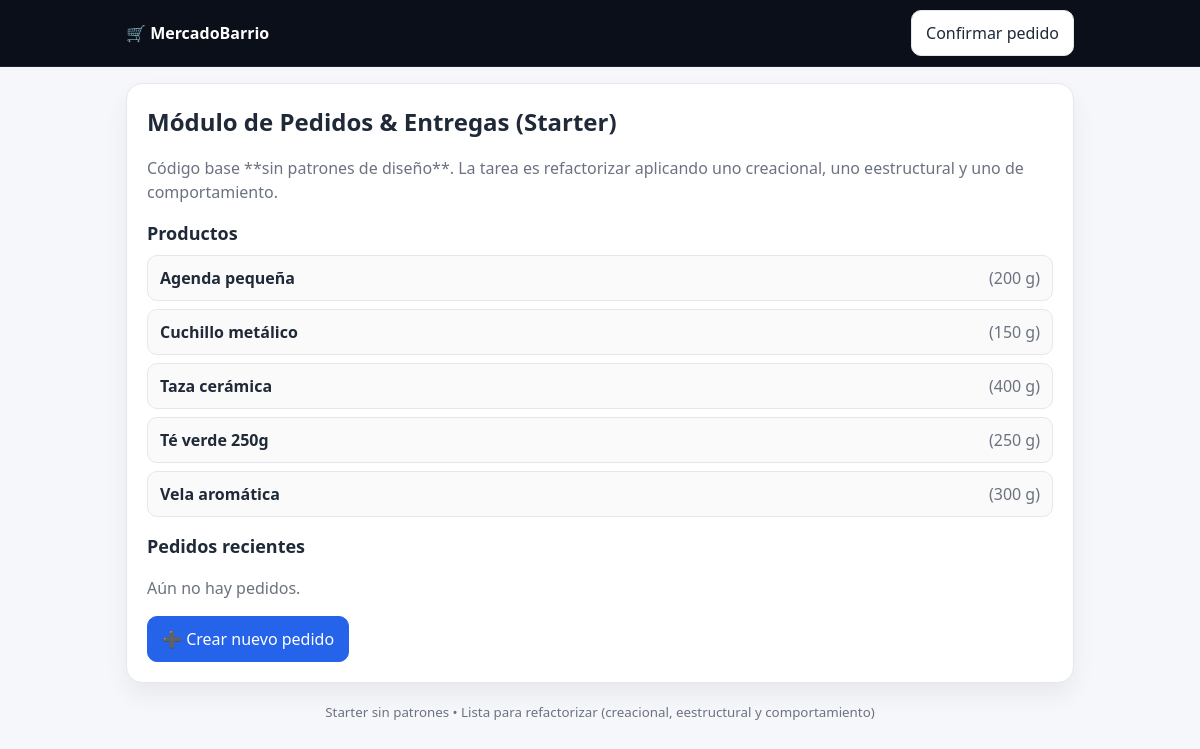
The page / on the database its author committed.
### tables this page shows
CREATE TABLE IF NOT EXISTS products ( id INT AUTO_INCREMENT PRIMARY KEY, sku VARCHAR(50) NOT NULL UNIQUE, name VARCHAR(100) NOT NULL, weight_grams INT NOT NULL DEFAULT 0, fragile TINYINT(1) NOT NULL DEFAULT 0 );

### app/db.php (called while the page is built)
<?php
function db(): PDO {
  static $pdo = null;
  if ($pdo) return $pdo;
  $dsn = 'mysql:host=' . DB_HOST . ';dbname=' . DB_NAME . ';charset=' . DB_CHARSET;
  $pdo = new PDO($dsn, DB_USER, DB_PASS, [
    PDO::ATTR_ERRMODE => PDO::ERRMODE_EXCEPTION,
    PDO::ATTR_DEFAULT_FETCH_MODE => PDO::FETCH_ASSOC,
  ]);
  return $pdo;
}

### app/functions.php (called while the page is built, shortened)
<?php
function products_all(): array {
  return db()->query("SELECT * FROM products ORDER BY name ASC")->fetchAll();
}

### views/home.php (the view, shortened to what this page needs)
<h1 class="h">Módulo de Pedidos & Entregas (Starter)</h1>
<p class="muted">Código base **sin patrones de diseño**. La tarea es refactorizar aplicando uno creacional, uno eestructural y uno de comportamiento.</p>
<h2 class="hh">Productos</h2>
<ul class="list">
<?php foreach ($products as $p): ?>
  <li class="list-item"><strong><?= htmlspecialchars($p['name']) ?></strong> <span class="muted">(<?= (int)$p['weight_grams'] ?> g)</span></li>
<?php endforeach; ?>
</ul>
<h2 class="hh">Pedidos recientes</h2>
<?php if (empty($recent)): ?>
  <p class="muted">Aún no hay pedidos.</p>
<?php endif; ?>
<div class="actions mt"><a class="btn primary" href="?r=order/create">➕ Crear nuevo pedido</a></div>

### index.php (shortened to what this page needs)
<?php
require_once __DIR__ . '/app/db.php';
require_once __DIR__ . '/app/functions.php';
function view(string $name, array $params = []) {
  include __DIR__ . '/views/layout.php';
}
$route = $_GET['r'] ?? 'home';
switch ($route) {
  case 'home':
    $products = products_all();
    view('home', compact('products','recent'));
    break;
}

### views/layout.php (shortened to what this page needs)
?><!doctype html>
<html lang="es">
<head>
  <link rel="stylesheet" href="assets/css/style.css">
</head>
<body>
<header class="topbar">
  <div class="container">
    <a class="brand" href="?r=home">🛒 MercadoBarrio</a>
    <nav class="nav"><a class="btn" href="?r=order/create">Confirmar pedido</a></nav>
  </div>
</header>
<main class="container">
  <section class="card"><?php include __DIR__ . '/' . $name . '.php'; ?></section>
  <footer class="muted center mt"><small>Starter sin patrones • Lista para refactorizar (creacional, eestructural y comportamiento)</small></footer>
</main>
</body>
</html>

### assets/css/style.css (style rules this page uses)
:root { --bg:#f6f7fb;--card:#fff;--text:#1f2937;--muted:#6b7280;--primary:#2563eb;--border:#e5e7eb }
* { box-sizing:border-box }
body { margin:0;background:var(--bg);color:var(--text);font:16px/1.5 system-ui,-apple-system,Segoe UI,Roboto,Ubuntu }
.container { max-width:980px;margin:0 auto;padding:16px }
.topbar { background:#0b0f19;color:#fff;border-bottom:1px solid rgba(255,255,255,.08) }
.topbar .container { display:flex;align-items:center;justify-content:space-between;gap:12px;padding-top:10px;padding-bottom:10px }
.brand { color:#fff;text-decoration:none;font-weight:800 }
.nav { display:flex;gap:10px }
.btn { display:inline-block;padding:10px 14px;border-radius:10px;text-decoration:none;border:1px solid var(--border);background:#fff;color:var(--text) }
.btn.primary { background:var(--primary);color:#fff;border-color:var(--primary) }
.card { background:var(--card);padding:20px;border-radius:16px;box-shadow:0 12px 24px rgba(0,0,0,.06);border:1px solid var(--border) }
.h { margin:0 0 8px;font-size:24px }
.hh { margin:16px 0 8px;font-size:18px }
.muted { color:var(--muted) }
.center { text-align:center }
.mt { margin-top:16px }
.list { margin:0;padding:0;list-style:none }
.list-item { display:flex;justify-content:space-between;align-items:center;padding:10px 12px;border:1px solid var(--border);border-radius:10px;margin-bottom:8px;background:#fafafa }

### rows shown on the page
products: name "Agenda pequeña", weight_grams "200"
products: name "Cuchillo metálico", weight_grams "150"
products: name "Taza cerámica", weight_grams "400"
products: name "Té verde 250g", weight_grams "250"
products: name "Vela aromática", weight_grams "300"
